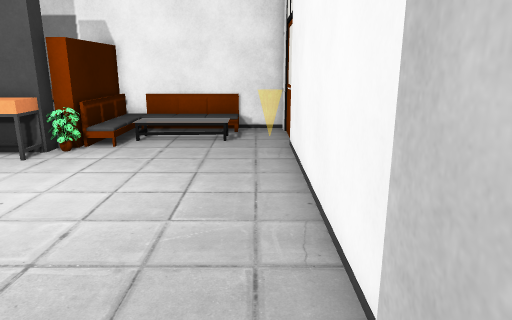
[1] (above)

12 first-person views from a walk through a 3-D level made in the Unity game engine. The camera is 1.3 m above the floor, tilts 14° down and sees 70° across. The floor is counted in squares, 0.5 m on a side. Each view is taken from the middle of a square. On the plan, view 1 faces up. The plan holds only what a view shows up to about 20 squares ahead; the rest is blank. The player is left out. Some surface patterns are stand-ins.

[2]
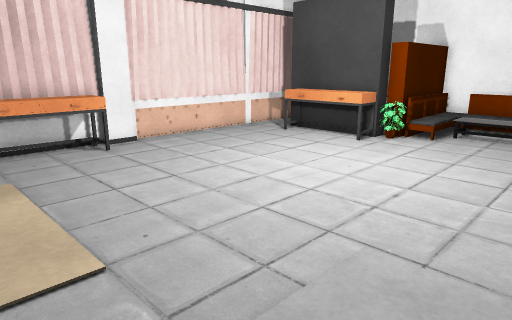

[3]
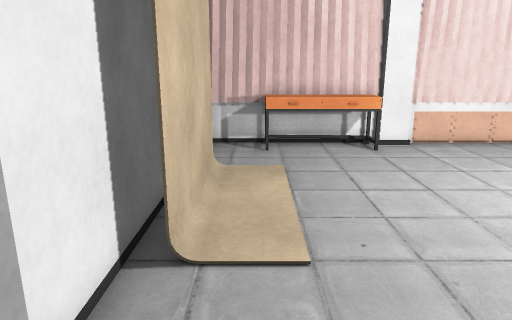

[4]
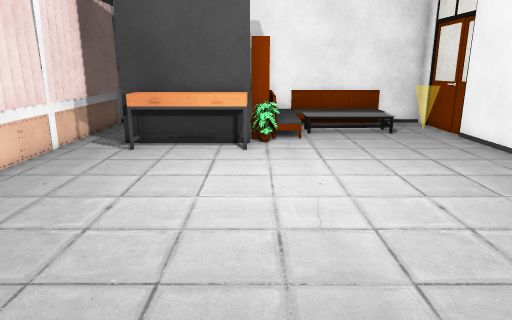

[5]
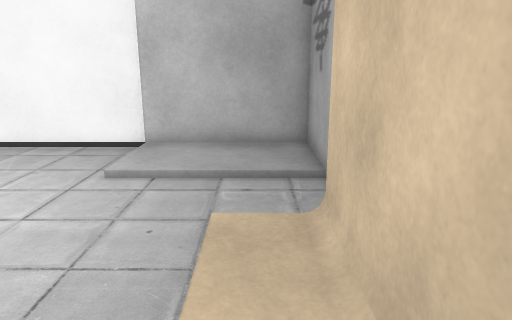

[6]
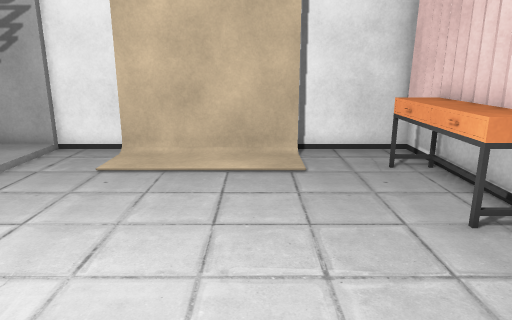

[7]
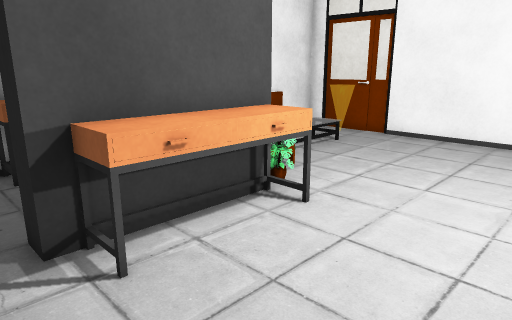

[8]
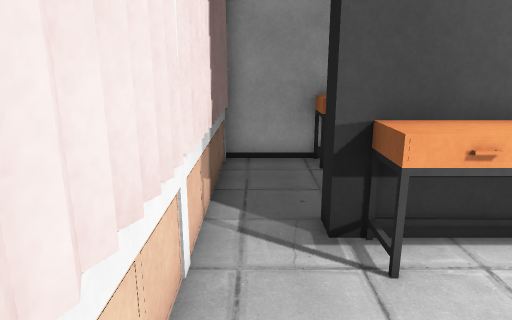

[9]
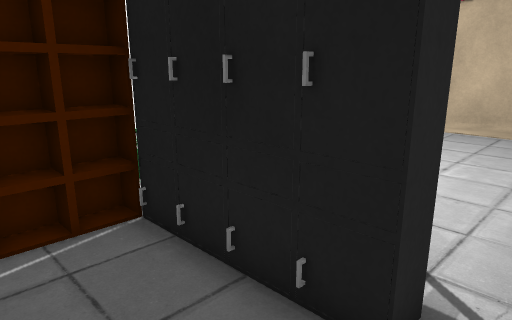

[10]
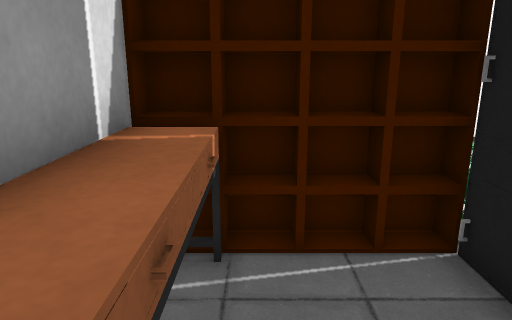

[11]
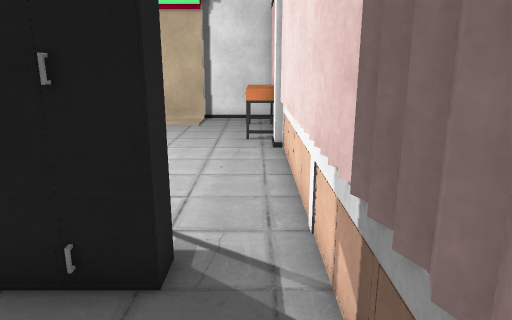

[12]
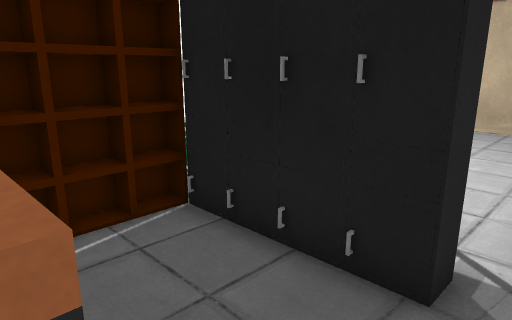

### Floor plan
Key: @ floor where view 1 was taken; # wall or solid block; x gap in a wall; . floor; = window, fence, low wall or low ledge; ^ raised ledge; O other object.
Columns run from 14 left of view 1 to 2 right of it. Each row starts with its distance up from view 1.
 18 ################
 17 #..^^^^##OOOOO###
 16 #......##.....==#
 15 #......##.OOO.==#
 14 #......##......##
 13 #.#####O=......#
 12 #.#^^^^x.......#
 11 #..^^^^........#
 10 #..............#
  9 #..............#
  8 #..............#
  7 #..............#
  6 #..............#
  5 #..............#
  4 #..............#
  3 #^.............#
  2 #^.............#
  1 #^.............#
  0 #^............@#
 -1 ##.............#
 -2 #...######.....#
 -3 #####   ########

Where each view was taken, in squares from view 1:
view 1: 0 up, 0 right, facing up
view 2: 2 down, 0 right, facing up-left
view 3: 1 down, 0 right, facing left
view 4: 1 down, 7 left, facing up
view 5: 1 down, 11 left, facing right
view 6: 9 up, 9 left, facing down
view 7: 7 up, 13 left, facing up-right
view 8: 7 up, 13 left, facing up
view 9: 16 up, 13 left, facing down-right
view 10: 16 up, 12 left, facing right
view 11: 17 up, 13 left, facing down
view 12: 17 up, 13 left, facing down-right
